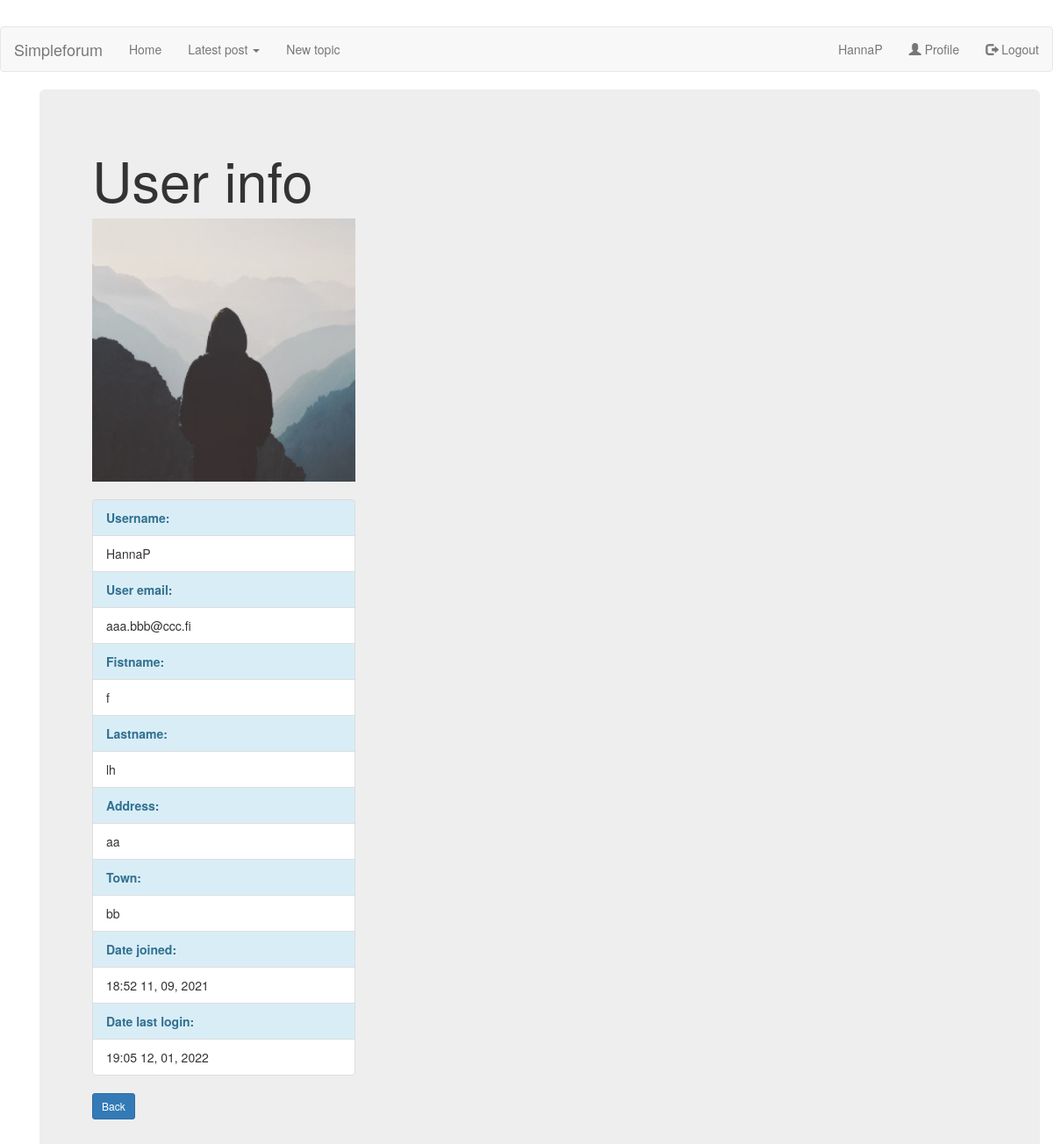
The app's page /all/23/user_info/ (signed in) with its own data.
### forum/models.py (models this page shows, shortened)
class Forum_post(models.Model):
    title = models.CharField(max_length=100, blank=False)
    post_type = models.CharField(max_length=100, blank=True)
    origin_post_id= models.IntegerField(default=0)
    content = RichTextField()
    date_posted = models.DateTimeField(default=timezone.now)
    date_last_save = models.DateTimeField(auto_now=timezone.now)
    author = models.ForeignKey(User, on_delete=models.CASCADE)

### users/models.py (models this page shows, shortened)
class Profile(models.Model):
    user = models.OneToOneField(User, on_delete=models.CASCADE)
    club = models.CharField(max_length=200, blank=True)
    call = models.CharField(max_length=200, blank=True)
    qth = models.CharField(max_length=200, blank=True)
    address = models.CharField(max_length=200, blank=True)
    town = models.CharField(max_length=200, blank=True)
    country = models.CharField(max_length=200, blank=True)
    user_level= models.IntegerField(default=10)
    list_rows= models.IntegerField(default=10)
    items_in_page= models.IntegerField(default=10)
    image = models.ImageField(default='default.jpg', upload_to='profile_pics')

### forum/views.py (the view)
# urls.py: path('all/<int:pk>/user_info/', UserDetailView.as_view(), name='forum_user_info'),
class UserDetailView(LoginRequiredMixin, DetailView): #Show selected user information
    model = Forum_post
    template_name = 'forum/user_info.html'
    def get_context_data(self, **kwargs):
        context = super().get_context_data(**kwargs)
        context["title"] = 'User info'
        return context

### forum/templates/forum/user_info.html
{% extends "forum/base.html" %}
{% block content %}
<div class="container">
	<div class="jumbotron">
		<h1>{{ title }}</h1>
		<img src="{{ object.author.profile.image.url }}" class="special-img" style="width:300px">
		<br><br>
		<ul class="list-group" style="width:300px">
			<li class="list-group-item list-group-item-info"><b> Username:</b></li>
			<li class="list-group-item">{{ object.author.username }}</li>
			<li class="list-group-item list-group-item-info"><b>User email:</b></li>
			<li class="list-group-item">{{ object.author.email}}</li>
			<li class="list-group-item list-group-item-info"><b>Fistname:</b></li>
			<li class="list-group-item">{{ object.author.first_name }}</li>
			<li class="list-group-item list-group-item-info"><b>Lastname:</b></li>
			<li class="list-group-item">{{ object.author.last_name}}</li>
			<li class="list-group-item list-group-item-info"><b>Address:</b></li>
			<li class="list-group-item">{{ object.author.profile.address}}</li>
			<li class="list-group-item list-group-item-info"><b>Town:</b></li>
			<li class="list-group-item">{{ object.author.profile.town}}</li>
			<li class="list-group-item list-group-item-info"><b>Date joined:</b></li>
			<li class="list-group-item">{{ object.author.date_joined|date:'H:i d, m, Y' }}</li>
			<li class="list-group-item list-group-item-info"><b>Date last login:</b></li>
			<li class="list-group-item">{{ object.author.last_login|date:'H:i d, m, Y'}}</li>
		</ul>
		<a class="btn btn-primary btn-sm mt-1 mb-1" href="javascript:history.go(-1)">Back</a>
	</div>
</div>
{% endblock content %}

### forum/templates/forum/base.html (shortened to what this page needs)
{% load static %}
<!DOCTYPE html>
<html>
<head>
    <link rel="stylesheet" href="https://maxcdn.bootstrapcdn.com/bootstrap/3.4.1/css/bootstrap.min.css">
</head>
  <body>
    <header class="site-header">
      <nav class="navbar navbar-default" >
        <div class="container-fluid" >
          <div class="navbar-header">
            <a class="navbar-brand" href="{% url 'forum-home' %}">Simpleforum</a>
          </div>
          <ul class="nav navbar-nav">
            <li class="dropdown"><a class="dropdown-toggle" data-toggle="dropdown" href="#">Latest post <span class="caret"></span></a>
            </li>
            <li><a href="{% url 'forum_topic-create' %}">New topic</a></li>
          </ul>
          <ul class="nav navbar-nav navbar-right">
            {% if user.is_authenticated %}
            <li><a href="{% url 'logout' %}"><span class="glyphicon glyphicon-log-out"></span> Logout</a></li>
            {% else %}
            <li><a href="{% url 'register' %}"><span class="glyphicon glyphicon-user"></span> Sign Up</a></li>
            <li><a href="{% url 'login' %}"><span class="glyphicon glyphicon-log-in"></span> Login</a></li>
            {% endif %}
          </ul>
        </div>
      </nav>
    </header>
    <main role="main" class="container">
      <div class="row">
        <div class="col-md-8">
          {% block content %}{% endblock %}
        </div>
      </div>
    </main>
  </body>
</html>

### records on screen
Forum_post: author.profile.image (placeholder picture), author.username "HannaP", author.email "aaa.bbb@ccc.fi", author.first_name "f", author.last_name "lh", author.profile.address "aa", author.profile.town "bb", author.date_joined "18:52 11, 09, 2021", author.last_login "19:05 12, 01, 2022"

### other values on screen
{{ title }} "User info"
